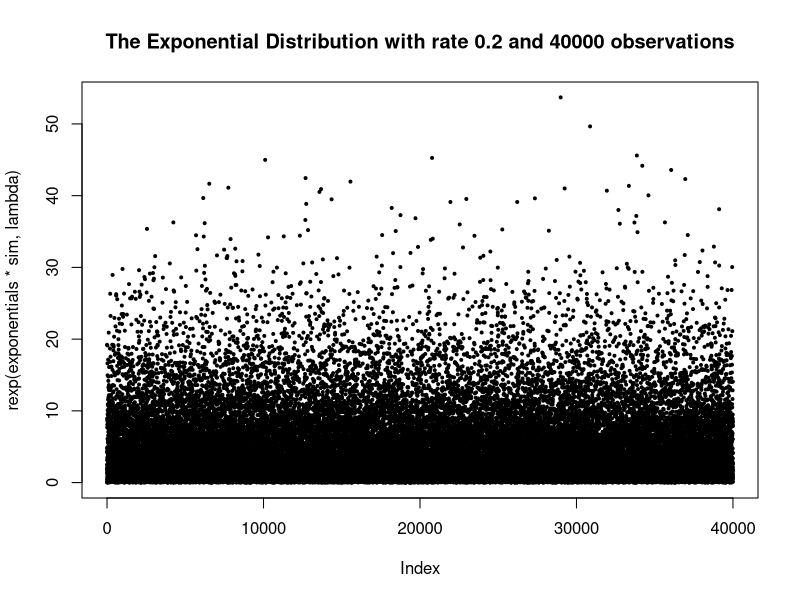
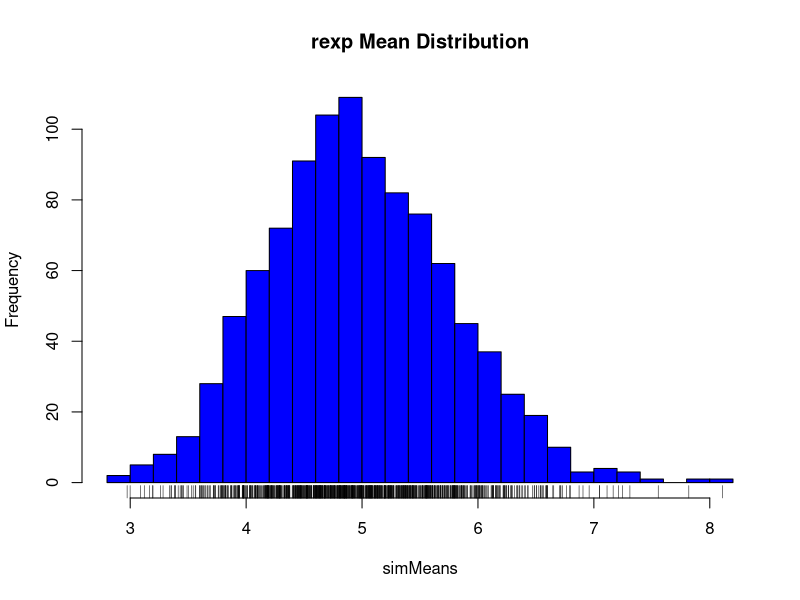
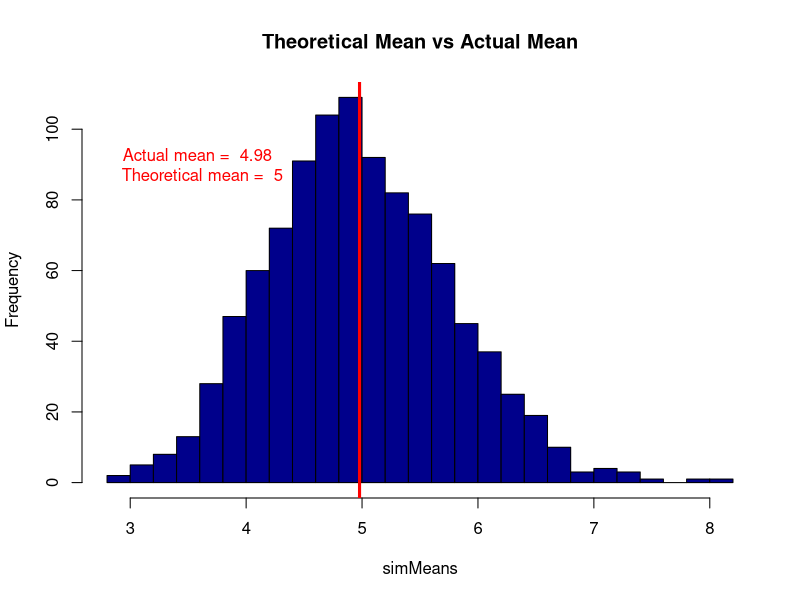
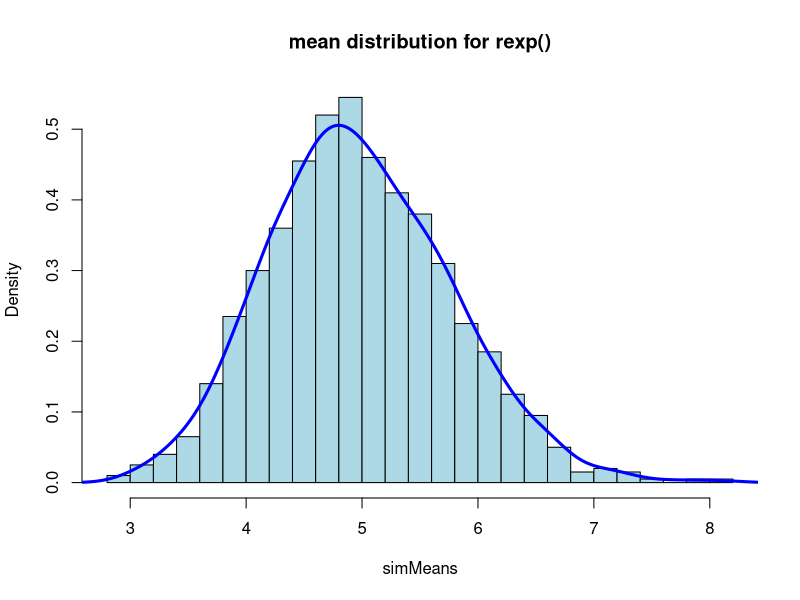

Source code (R) for these figures, in order:
## ---- chunk 1
ECHO=TRUE
set.seed(157)
lambda = 0.2
exponentials = 40
sim = 1000

#the exponential distribution
plot(rexp(exponentials*sim, lambda), pch = 20, cex = 0.6, main = "The Exponential Distribution with rate 0.2 and 40000 observations")
## ---- chunk 2
simMeans = NULL
for (i in 1 : 1000) simMeans = c(simMeans, mean(rexp(exponentials, lambda)))
hist(simMeans, col = "blue", main = "rexp Mean Distribution", breaks = 20)
rug(simMeans)

## ---- chunk 3
mean(simMeans)
## ---- chunk 4
lambda^-1
## ---- chunk 5
abs(mean(simMeans)-lambda^-1)
## ---- chunk 6
hist(simMeans, col="darkblue", main="Theoretical Mean vs Actual Mean", breaks=20)
abline(v=mean(simMeans), lwd="3", col="red")
text(3.6, 90, paste("Actual mean = ", round(mean(simMeans),2), "\n Theoretical mean = ", round(lambda^-1,2) ), col="red")
## ---- chunk 7
var(simMeans)
## ---- chunk 8
(1/lambda)^2/exponentials
## ---- chunk 9
sd(simMeans)
## ---- chunk 10
sqrt((1/lambda)^2/exponentials)

## ---- chunk 11
abs(sd(simMeans)-sqrt((1/lambda)^2/exponentials))
## ---- chunk 12
hist(simMeans, prob=TRUE, col="lightblue", main="mean distribution for rexp()", breaks=20)
lines(density(simMeans), lwd=3, col="blue")
## ---- chunk 13
sampleConfInterval <- round (mean(simMeans) + c(-1,1)*1.96*sd(simMeans)/sqrt(exponentials),3)
sampleConfInterval
## ---- chunk 14
theoConfInterval <- lambda^-1 + c(-1,1) * 1.96 * sqrt(lambda^-1)/sqrt(exponentials)
theoConfInterval
